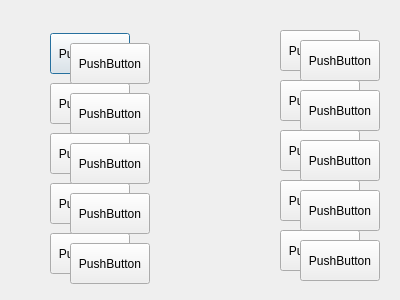
<?xml version="1.0" encoding="UTF-8"?>
<ui version="4.0">
 <class>Dialog</class>
 <widget class="QDialog" name="Dialog">
  <property name="geometry">
   <rect>
    <x>0</x>
    <y>0</y>
    <width>400</width>
    <height>300</height>
   </rect>
  </property>
  <property name="windowTitle">
   <string>Dialog</string>
  </property>
  <widget class="QPushButton" name="Carte1">
   <property name="geometry">
    <rect>
     <x>50</x>
     <y>33</y>
     <width>80</width>
     <height>41</height>
    </rect>
   </property>
   <property name="text">
    <string>PushButton</string>
   </property>
  </widget>
  <widget class="QPushButton" name="Carte2">
   <property name="geometry">
    <rect>
     <x>50</x>
     <y>83</y>
     <width>80</width>
     <height>41</height>
    </rect>
   </property>
   <property name="text">
    <string>PushButton</string>
   </property>
  </widget>
  <widget class="QPushButton" name="Carte3">
   <property name="geometry">
    <rect>
     <x>50</x>
     <y>133</y>
     <width>80</width>
     <height>41</height>
    </rect>
   </property>
   <property name="text">
    <string>PushButton</string>
   </property>
  </widget>
  <widget class="QPushButton" name="Carte4">
   <property name="geometry">
    <rect>
     <x>50</x>
     <y>183</y>
     <width>80</width>
     <height>41</height>
    </rect>
   </property>
   <property name="text">
    <string>PushButton</string>
   </property>
  </widget>
  <widget class="QPushButton" name="pushButton_5">
   <property name="geometry">
    <rect>
     <x>50</x>
     <y>233</y>
     <width>80</width>
     <height>41</height>
    </rect>
   </property>
   <property name="text">
    <string>PushButton</string>
   </property>
  </widget>
  <widget class="QPushButton" name="pushButton_6">
   <property name="geometry">
    <rect>
     <x>280</x>
     <y>130</y>
     <width>80</width>
     <height>41</height>
    </rect>
   </property>
   <property name="text">
    <string>PushButton</string>
   </property>
  </widget>
  <widget class="QPushButton" name="pushButton_7">
   <property name="geometry">
    <rect>
     <x>280</x>
     <y>30</y>
     <width>80</width>
     <height>41</height>
    </rect>
   </property>
   <property name="text">
    <string>PushButton</string>
   </property>
  </widget>
  <widget class="QPushButton" name="pushButton_8">
   <property name="geometry">
    <rect>
     <x>280</x>
     <y>180</y>
     <width>80</width>
     <height>41</height>
    </rect>
   </property>
   <property name="text">
    <string>PushButton</string>
   </property>
  </widget>
  <widget class="QPushButton" name="pushButton_9">
   <property name="geometry">
    <rect>
     <x>280</x>
     <y>230</y>
     <width>80</width>
     <height>41</height>
    </rect>
   </property>
   <property name="text">
    <string>PushButton</string>
   </property>
  </widget>
  <widget class="QPushButton" name="pushButton_10">
   <property name="geometry">
    <rect>
     <x>280</x>
     <y>80</y>
     <width>80</width>
     <height>41</height>
    </rect>
   </property>
   <property name="text">
    <string>PushButton</string>
   </property>
  </widget>
  <widget class="QPushButton" name="Carte3_2">
   <property name="geometry">
    <rect>
     <x>70</x>
     <y>143</y>
     <width>80</width>
     <height>41</height>
    </rect>
   </property>
   <property name="text">
    <string>PushButton</string>
   </property>
  </widget>
  <widget class="QPushButton" name="Carte1_2">
   <property name="geometry">
    <rect>
     <x>70</x>
     <y>43</y>
     <width>80</width>
     <height>41</height>
    </rect>
   </property>
   <property name="text">
    <string>PushButton</string>
   </property>
  </widget>
  <widget class="QPushButton" name="pushButton_11">
   <property name="geometry">
    <rect>
     <x>300</x>
     <y>90</y>
     <width>80</width>
     <height>41</height>
    </rect>
   </property>
   <property name="text">
    <string>PushButton</string>
   </property>
  </widget>
  <widget class="QPushButton" name="Carte4_2">
   <property name="geometry">
    <rect>
     <x>70</x>
     <y>193</y>
     <width>80</width>
     <height>41</height>
    </rect>
   </property>
   <property name="text">
    <string>PushButton</string>
   </property>
  </widget>
  <widget class="QPushButton" name="pushButton_12">
   <property name="geometry">
    <rect>
     <x>70</x>
     <y>243</y>
     <width>80</width>
     <height>41</height>
    </rect>
   </property>
   <property name="text">
    <string>PushButton</string>
   </property>
  </widget>
  <widget class="QPushButton" name="Carte2_2">
   <property name="geometry">
    <rect>
     <x>70</x>
     <y>93</y>
     <width>80</width>
     <height>41</height>
    </rect>
   </property>
   <property name="text">
    <string>PushButton</string>
   </property>
  </widget>
  <widget class="QPushButton" name="pushButton_13">
   <property name="geometry">
    <rect>
     <x>300</x>
     <y>240</y>
     <width>80</width>
     <height>41</height>
    </rect>
   </property>
   <property name="text">
    <string>PushButton</string>
   </property>
  </widget>
  <widget class="QPushButton" name="pushButton_14">
   <property name="geometry">
    <rect>
     <x>300</x>
     <y>190</y>
     <width>80</width>
     <height>41</height>
    </rect>
   </property>
   <property name="text">
    <string>PushButton</string>
   </property>
  </widget>
  <widget class="QPushButton" name="pushButton_15">
   <property name="geometry">
    <rect>
     <x>300</x>
     <y>140</y>
     <width>80</width>
     <height>41</height>
    </rect>
   </property>
   <property name="text">
    <string>PushButton</string>
   </property>
  </widget>
  <widget class="QPushButton" name="pushButton_16">
   <property name="geometry">
    <rect>
     <x>300</x>
     <y>40</y>
     <width>80</width>
     <height>41</height>
    </rect>
   </property>
   <property name="text">
    <string>PushButton</string>
   </property>
  </widget>
 </widget>
 <resources/>
 <connections/>
</ui>
